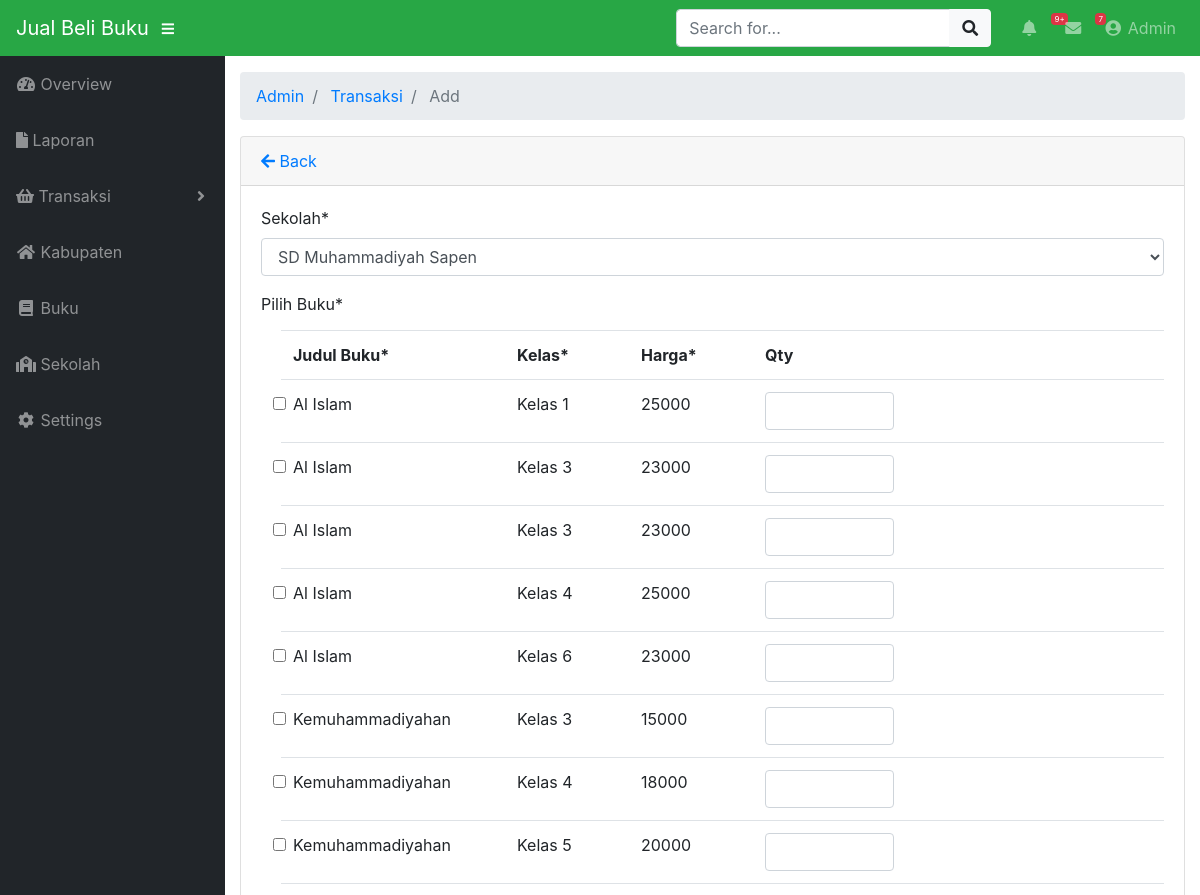
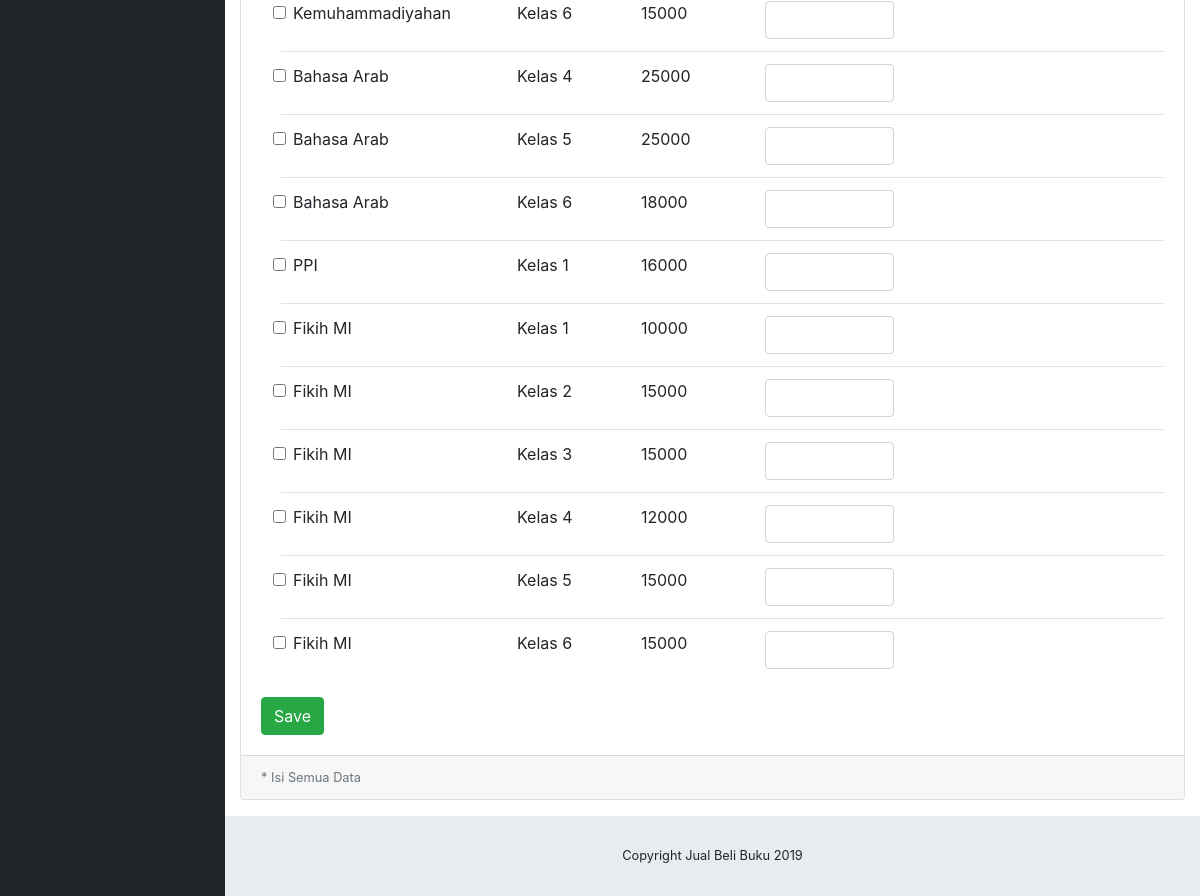
The app's page /index.php/admin/transaksi/add with its own data (2 pictures, top to bottom).
### tables this page shows
CREATE TABLE `tbl_buku` (
  `id_buku` int(11) NOT NULL,
  `nama_buku` varchar(100) NOT NULL,
  `kelas_buku` varchar(100) DEFAULT NULL,
  `harga_buku` int(11) NOT NULL
);

### application/controllers/admin/Transaksi.php (called while the page is built, shortened)
<?php
class Transaksi extends CI_Controller{
	function __construct(){
		$this->load->model('m_transaksi');
		$this->load->library('upload');
	}
	function add(){
		$data['sekolah'] = $this->m_transaksi->get_sekolah();
		$data['buku'] = $this->m_transaksi->get_buku();
		$this->load->view('admin/transaksi/v_tambah_transaksi', $data);
	}
}

### index.php (called while the page is built, shortened)
<?php
require_once BASEPATH.'core/CodeIgniter.php';

### application/models/M_transaksi.php (called while the page is built, shortened)
<?php
class M_transaksi extends CI_Model{
    function get_sekolah(){
        $query = $this->db->query("SELECT * FROM tbl_sekolah");
        return $query->result();
    }
    function get_buku(){
        $query = $this->db->query("SELECT * FROM tbl_buku");
        return $query->result();
    }
}

### application/views/admin/transaksi/v_tambah_transaksi.php (the view, shortened to what this page needs)
<!DOCTYPE html>
<html lang="en">
<head>
</head>
<body id="page-top">
	<div id="wrapper">
		<div id="content-wrapper">
			<div class="container-fluid">
				<div class="card mb-3">
					<div class="card-header">
						<a href="<?php echo site_url('admin/buku/') ?>"><i class="fas fa-arrow-left"></i> Back</a>
					</div>
					<div class="card-body">
						<form action="<?php echo base_url().'admin/transaksi/simpan_transaksi'?>" method="post" enctype="multipart/form-data" >
                            <div class="form-group">
								<label for="name">Sekolah*</label>
								<div class="form-group">
                                        <select class="form-control" id="sel1" name="xsekolah">
                                        <?php
                                            foreach ($sekolah as $data):
                                        ?>
                                            <option value="<?php echo $data->id_sekolah;?>"><?php echo $data->nama_sekolah?></option>
                                        <?php endforeach;?>
                                        </select>
                                    </div>
							</div>
                            <div class="form-group">
								<label for="name">Pilih Buku*</label>
								<div class="form-check">
										<table >
										<table class="table table-hover" id="dataTable" width="100%" cellspacing="0">
											<tr>
												<th width="200">Judul Buku*</th>
												<th width="100">Kelas*</th>
												<th width="100">Harga*</th>
												<th>Qty</th>
											</tr>
                                    <?php
                                          foreach ($buku as $data) :
                                    ?>
                                            <tr>
                                                <td width="200"><input type="checkbox" class="form-check-input" id="check1" name="xbarang[]" alt="Checkbox" value="<?php echo $data->id_buku?>" ><?php echo $data->nama_buku?></td>
												<td width="100">Kelas <?php echo $data->kelas_buku?></td>
												<td width="100"><?php echo $data->harga_buku?></td>
												<td>
												<input class="form-control col-sm-4" type="number" name="xbanyak[]"/>
												</td>
                                            </tr>
                                <?php endforeach;?>
                                        </table>
                                </div>
                            </div>
							<input class="btn btn-success" type="submit" name="btn" value="Save" />
                        </form>
					</div>
					<div class="card-footer small text-muted">
						* Isi Semua Data
					</div>
				</div>
			</div>
		</div>
</body>
</html>

### css/sb-admin.css (style rules this page uses)
html { position: relative; min-height: 100%; }
body { height: 100%; }
#wrapper { display: -webkit-box; display: -ms-flexbox; display: flex; }
#wrapper #content-wrapper { overflow-x: hidden; width: 100%; padding-top: 1rem; padding-bottom: 80px; }
:root { --input-padding-x: 0.75rem; --input-padding-y: 0.75rem; }

### records on screen
tbl_buku: nama_buku "Al Islam", kelas_buku "1", harga_buku "25000"
tbl_buku: nama_buku "Al Islam", kelas_buku "3", harga_buku "23000"
tbl_buku: nama_buku "Al Islam", kelas_buku "3", harga_buku "23000"
tbl_buku: nama_buku "Al Islam", kelas_buku "4", harga_buku "25000"
tbl_buku: nama_buku "Al Islam", kelas_buku "6", harga_buku "23000"
tbl_buku: nama_buku "Kemuhammadiyahan", kelas_buku "3", harga_buku "15000"
tbl_buku: nama_buku "Kemuhammadiyahan", kelas_buku "4", harga_buku "18000"
tbl_buku: nama_buku "Kemuhammadiyahan", kelas_buku "5", harga_buku "20000"
tbl_buku: nama_buku "Kemuhammadiyahan", kelas_buku "6", harga_buku "15000"
tbl_buku: nama_buku "Bahasa Arab", kelas_buku "4", harga_buku "25000"
tbl_buku: nama_buku "Bahasa Arab", kelas_buku "5", harga_buku "25000"
tbl_buku: nama_buku "Bahasa Arab", kelas_buku "6", harga_buku "18000"
tbl_buku: nama_buku "PPI", kelas_buku "1", harga_buku "16000"
tbl_buku: nama_buku "Fikih MI", kelas_buku "1", harga_buku "10000"
tbl_buku: nama_buku "Fikih MI", kelas_buku "2", harga_buku "15000"
tbl_buku: nama_buku "Fikih MI", kelas_buku "3", harga_buku "15000"
tbl_buku: nama_buku "Fikih MI", kelas_buku "4", harga_buku "12000"
tbl_buku: nama_buku "Fikih MI", kelas_buku "5", harga_buku "15000"
tbl_buku: nama_buku "Fikih MI", kelas_buku "6", harga_buku "15000"

### other values on screen
SITE_NAME "Jual Beli Buku"
$segment "Admin"
$segment "Transaksi"
$segment "Add"
Date('Y') "2019"
form field xsekolah "SD Muhammadiyah Sapen"
